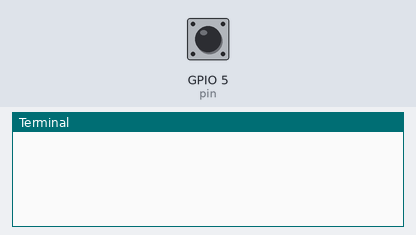
A program run on a simulated Raspberry Pi (BCM pin numbers). Shown: the last lines printed to the terminal. Inputs (shaded band) come from the test bench; at power-on: GPIO 5 (pin) HIGH.

Above: at 1.2 s.
1.3 s: GPIO 5 (pin) pulled LOW for 0.15 s
At 2.2 s:
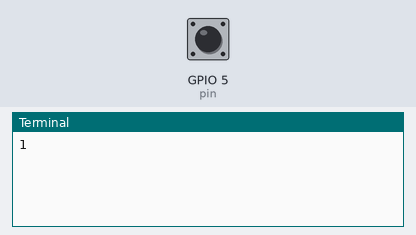
4.4 s: GPIO 5 (pin) pulled LOW for 1 s
At 6.3 s:
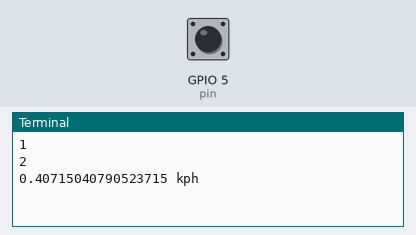
8.4 s: GPIO 5 (pin) pulled LOW for 0.15 s
At 8.9 s:
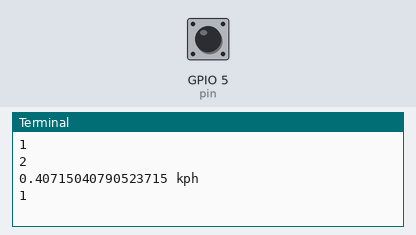

Measured:
- after the input at 1.3 s, the terminal: prints a new line at once (image 1)
- after the input at 4.4 s, the terminal: prints a new line at once (image 2)
- after the input at 8.4 s, the terminal: prints a new line at once (image 3)

The program:

wind_calc.py
```python
#!/usr/bin/python3
import RPi.GPIO as GPIO
import time, math

pin = 5
count = 0

def calculate_speed(r_cm, time_sec):
    global count
    circ_cm = (2 * math.pi) * r_cm
    rot = count / 2.0
    dist_km = (circ_cm * rot) / 100000.0 # convert to kilometres
    km_per_sec = dist_km / time_sec
    km_per_hour = km_per_sec * 3600 # convert to distance per hour
    return km_per_hour

def spin(channel):
    global count
    count += 1
    print (count)

GPIO.setmode(GPIO.BCM)
GPIO.setup(pin, GPIO.IN, GPIO.PUD_UP)
GPIO.add_event_detect(pin, GPIO.FALLING, callback=spin)

interval = 5

while True:
    count = 0
    time.sleep(interval)
    print (calculate_speed(9.0, interval), "kph")
```
